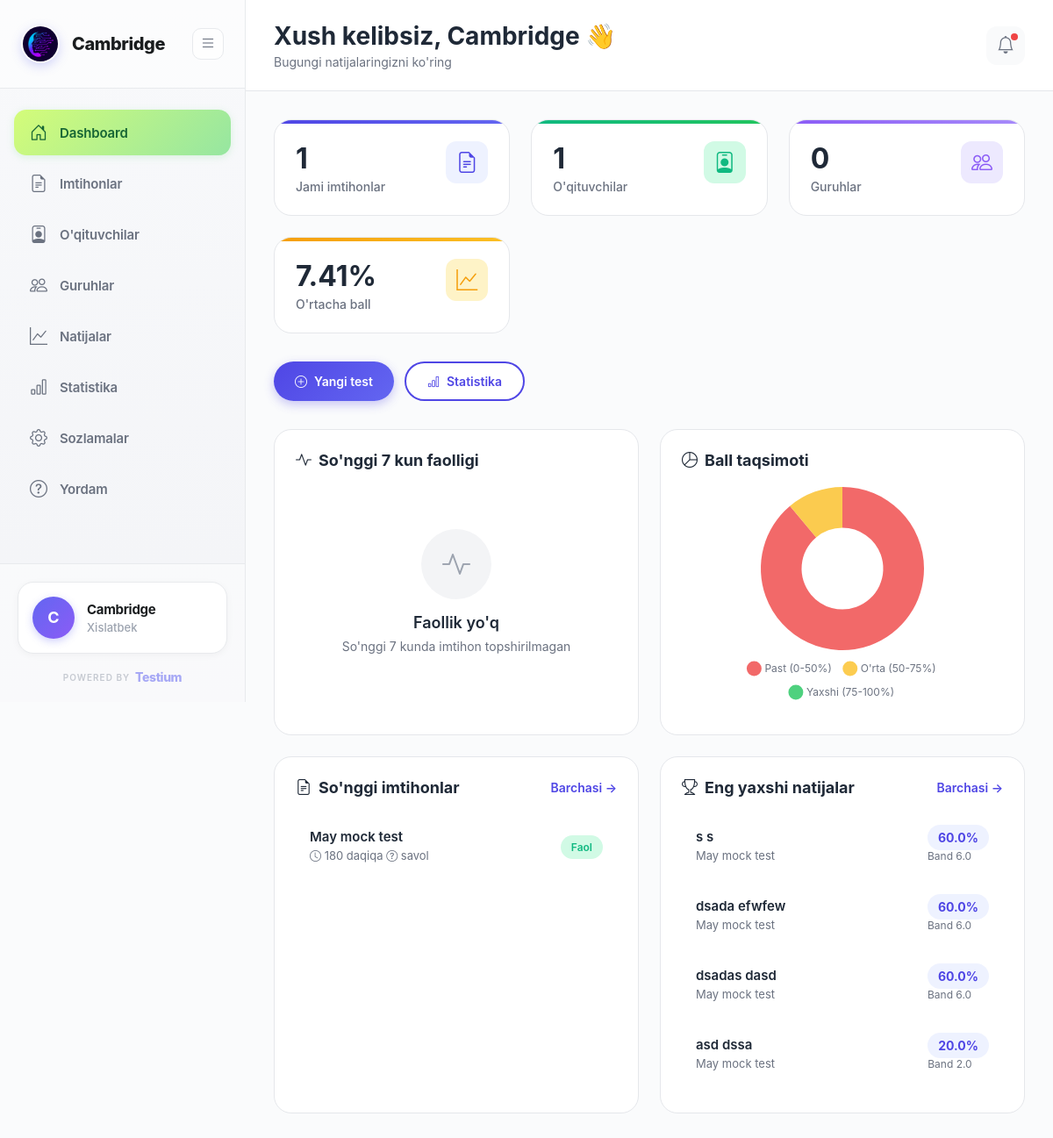
Page /dashboard/ (signed in) on the earlier database version.
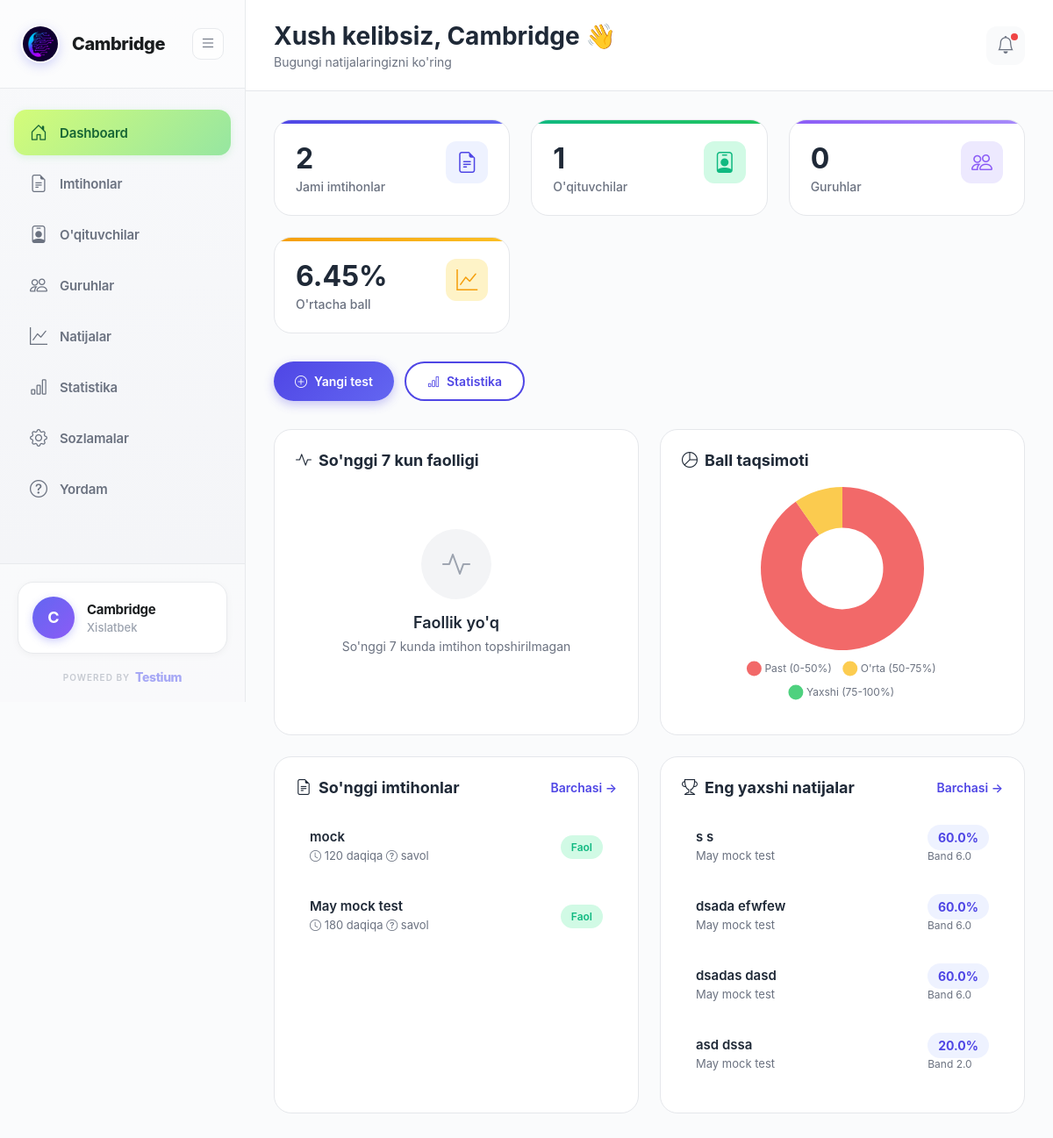
Same page on the later database version.
### exams/models.py (models this page shows, shortened)
class Exam(models.Model):
    organization = models.ForeignKey(settings.AUTH_USER_MODEL, on_delete=models.CASCADE, related_name='exams')
    title = models.CharField(max_length=255)
    description = models.TextField(blank=True)
    duration = models.IntegerField(help_text='Duration in minutes')
    is_active = models.BooleanField(default=True)
    created_at = models.DateTimeField(auto_now_add=True)
    updated_at = models.DateTimeField(auto_now=True)
    class Meta:
        db_table = 'exams'
        ordering = ['-created_at']

### results/models.py (models this page shows, shortened)
class Result(models.Model):
    student = models.ForeignKey(Student, on_delete=models.CASCADE, related_name='results')
    exam = models.ForeignKey(Exam, on_delete=models.CASCADE, related_name='results')
    exam_link = models.ForeignKey(ExamLink, on_delete=models.SET_NULL, null=True, related_name='results')
    score = models.DecimalField(max_digits=5, decimal_places=2)
    total_points = models.IntegerField()
    percentage = models.DecimalField(max_digits=5, decimal_places=2)
    answers = models.JSONField(default=dict, help_text='JSON format: {"question_id": "answer"}')
    time_taken = models.IntegerField(help_text='Time taken in seconds', null=True, blank=True)
    started_at = models.DateTimeField()
    completed_at = models.DateTimeField(auto_now_add=True)
    tab_switches = models.IntegerField(default=0, help_text='Number of times student switched tabs')
    class Meta:
        db_table = 'results'
        ordering = ['-completed_at']
        indexes = [
            models.Index(fields=['exam', '-completed_at']),
            models.Index(fields=['student', '-completed_at']),
        ]
    @property
    def band_score(self):
        if self.percentage >= 90:
            return 9.0
        elif self.percentage >= 80:
            return 8.0
        elif self.percentage >= 70:
            return 7.0
        elif self.percentage >= 60:
            return 6.0
        elif self.percentage >= 50:
            return 5.0
        elif self.percentage >= 40:
            return 4.0
        elif self.percentage >= 30:
            return 3.0
        elif self.percentage >= 20:
            return 2.0
        elif self.percentage >= 10:
            return 1.0
        return 0.0

### students/models.py (models this page shows, shortened)
class Student(models.Model):
    STUDENT_TYPE_CHOICES = [
        ('institution', 'Institution Student'),
        ('external', 'External Student'),
    ]
    first_name = models.CharField(max_length=100)
    last_name = models.CharField(max_length=100)
    phone = models.CharField(max_length=20)
    telegram_username = models.CharField(max_length=100, blank=True)
    email = models.EmailField(blank=True)
    student_type = models.CharField(max_length=20, choices=STUDENT_TYPE_CHOICES, default='external')
    teacher = models.ForeignKey('organizations.Teacher', on_delete=models.SET_NULL, null=True, blank=True, related_name='students', verbose_name="O'qituvchi")
    group = models.ForeignKey('organizations.Group', on_delete=models.SET_NULL, null=True, blank=True, related_name='students', verbose_name="Guruh")
    created_at = models.DateTimeField(auto_now_add=True)
    class Meta:
        db_table = 'students'
        ordering = ['-created_at']
    @property
    def full_name(self):
        return f"{self.first_name} {self.last_name}"

### organizations/views_mvt.py (the view)
@login_required
def dashboard_view(request):
    from .models import Group
    exams = Exam.objects.filter(organization=request.user)
    total_exams = exams.count()
    active_exams = exams.filter(is_active=True).count()
    results = Result.objects.filter(exam__organization=request.user)
    total_students = results.values('student').distinct().count()
    total_attempts = results.count()
    avg_score = results.aggregate(Avg('percentage'))['percentage__avg'] or 0
    groups = Group.objects.filter(organization=request.user)
    total_groups = groups.count()
    total_teachers = Teacher.objects.filter(organization=request.user, is_active=True).count()
    from datetime import timedelta
    seven_days_ago = timezone.now() - timedelta(days=7)
    recent_activity = results.filter(completed_at__gte=seven_days_ago)
    activity_by_date = {}
    for result in recent_activity:
        date_key = result.completed_at.strftime('%Y-%m-%d')
        activity_by_date[date_key] = activity_by_date.get(date_key, 0) + 1
    activity_data = [{'date': k, 'count': v} for k, v in sorted(activity_by_date.items())]
    score_ranges = {
        'low': results.filter(percentage__lt=50).count(),
        'medium': results.filter(percentage__gte=50, percentage__lt=75).count(),
        'high': results.filter(percentage__gte=75).count()
    }
    recent_results = results.select_related('student', 'exam').order_by('-percentage', '-completed_at')[:4]
    recent_exams = exams.order_by('-created_at')[:4]
    context = {
        'total_exams': total_exams,
        'active_exams': active_exams,
        'total_students': total_students,
        'total_attempts': total_attempts,
        'avg_score': round(avg_score, 2),
        'total_groups': total_groups,
        'total_teachers': total_teachers,
        'recent_results': recent_results,
        'exams': recent_exams,
        'activity_data': activity_data,
        'score_ranges': score_ranges
    }
    return render(request, 'organizations/dashboard.html', context)

### organizations/context_processors.py (called while the page is built)
def organization_settings(request):
    if request.user.is_authenticated and hasattr(request.user, 'settings'):
        return {
            'org_settings': request.user.settings
        }
    return {}

### templates/organizations/dashboard.html (shortened to what the changed rows need)
{% extends 'base.html' %}
{% block extra_js %}
<script>
    // Chart.js default configuration
    Chart.defaults.font.family = "'Inter', sans-serif";
    Chart.defaults.color = '#6b7280';
    // Activity Chart (Last 7 days)
    // Score Distribution Doughnut Chart
    {% if score_ranges %}
    const scoreRangeCtx = document.getElementById('scoreRangeChart');
    if (scoreRangeCtx) {
        new Chart(scoreRangeCtx, {
            type: 'doughnut',
            data: {
                labels: ['Past (0-50%)', "O'rta (50-75%)", 'Yaxshi (75-100%)'],
                datasets: [{
                    data: [{{ score_ranges.low }}, {{ score_ranges.medium }}, {{ score_ranges.high }}],
                    backgroundColor: [
                        'rgba(239, 68, 68, 0.8)',
                        'rgba(251, 191, 36, 0.8)',
                        'rgba(34, 197, 94, 0.8)'
                    ],
                    borderWidth: 0
                }]
            },
            options: {
                responsive: true,
                maintainAspectRatio: false,
                plugins: {
                    legend: {
                        position: 'bottom',
                        labels: {
                            padding: 15,
                            usePointStyle: true,
                            font: {
                                size: 12
                            }
                        }
                    },
                    tooltip: {
                        backgroundColor: 'rgba(0, 0, 0, 0.8)',
                        padding: 12,
                        cornerRadius: 8
                    }
                }
            }
        });
    }
    {% endif %}
</script>
{% endblock %}
{% block content %}
<header class="dashboard-header">
    <div class="header-title">
        <h1>Xush kelibsiz, {{ user.organization_name }} 👋</h1>
    </div>
</header>
<div class="dashboard-content">
    <div class="stats-grid">
        <div class="stat-card blue">
            <div class="stat-header">
                <div>
                    <div class="stat-value">{{ total_exams }}</div>
                    <div class="stat-label">Jami imtihonlar</div>
                </div>
            </div>
        </div>
        <div class="stat-card orange">
            <div class="stat-header">
                <div>
                    <div class="stat-value">{{ avg_score }}%</div>
                    <div class="stat-label">O'rtacha ball</div>
                </div>
            </div>
        </div>
    </div>
    <div class="content-grid">
        <div class="content-card">
            {% if score_ranges %}
            <div style="height: 250px; position: relative;">
                <canvas id="scoreRangeChart"></canvas>
            </div>
            {% endif %}
        </div>
        <div class="content-card">
            <div style="max-height: 400px; overflow-y: auto;">
            {% if exams %}
                {% for exam in exams %}
                <a href="{% url 'exam_detail' exam.pk %}" class="list-item">
                    <div class="list-item-content">
                        <h6>{{ exam.title }}</h6>
                        <p>
                            <i class="bi bi-clock"></i> {{ exam.duration }} daqiqa
                            <i class="bi bi-question-circle"></i> {{ exam.questions.count }} savol
                        </p>
                    </div>
                    <div class="list-item-meta">
                        {% if exam.is_active %}
                        <span class="status-badge active">Faol</span>
                        {% else %}
                        <span class="status-badge inactive">Nofaol</span>
                        {% endif %}
                    </div>
                </a>
                {% endfor %}
            {% endif %}
            </div>
        </div>
        <div class="content-card">
            <div style="max-height: 400px; overflow-y: auto;">
            {% if recent_results %}
                {% for result in recent_results %}
                <a href="{% url 'result_detail' result.pk %}" class="list-item">
                    <div class="list-item-content">
                        <h6>{{ result.student.full_name }}</h6>
                        <p>{{ result.exam.title }}</p>
                    </div>
                    <div class="list-item-meta">
                        <span class="score-badge">{{ result.percentage|floatformat:1 }}%</span>
                        <p style="font-size: 12px; color: #6b7280; margin-top: 4px;">Band {{ result.band_score }}</p>
                    </div>
                </a>
                {% endfor %}
            {% endif %}
            </div>
        </div>
    </div>
</div>
{% endblock %}

Differences in the rows shown:
added Exam: title "mock", duration "120", is_active "Faol"
Other differences:
{{ total_exams }}: "1" → "2"
{{ avg_score }}: "7.41" → "6.45"
chart data {{ score_ranges.low }}: 24 → 28
